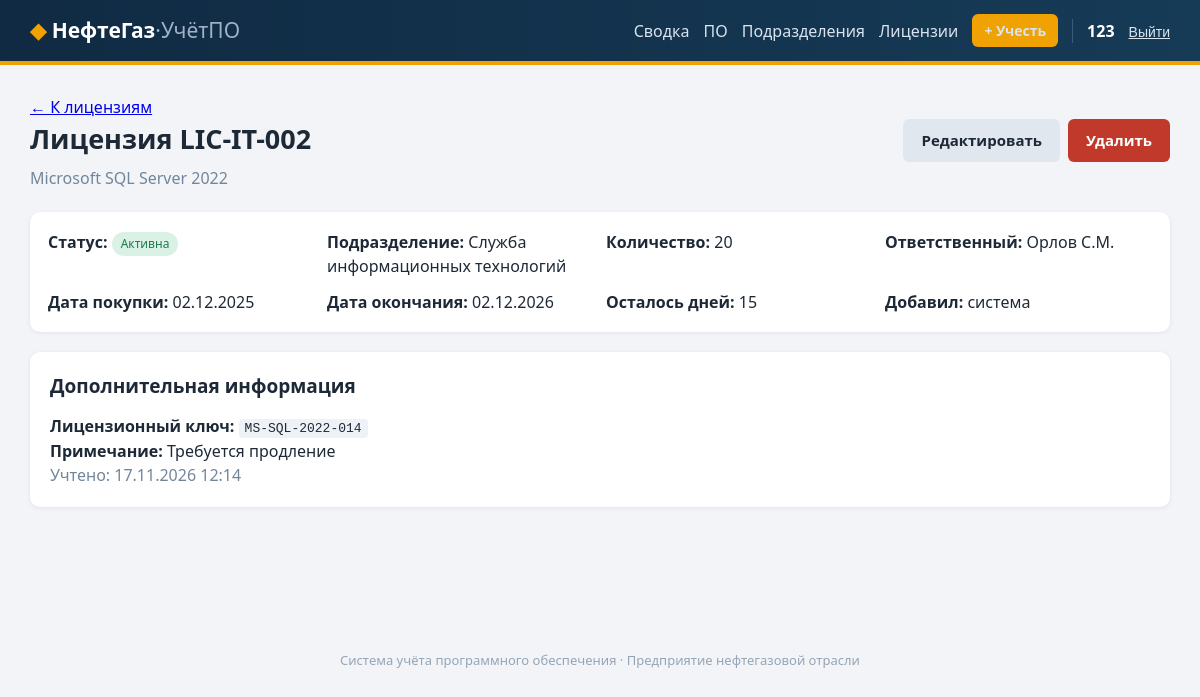
Screenshot of /licenses/13/ (signed in) with the database file from the repository.
### accounting/models.py (models this page shows, shortened)
class License(models.Model):
    STATUS_CHOICES = [
        ("active", "Активна"),
        ("expiring", "Истекает"),
        ("revoked", "Аннулирована"),
        ("reserve", "Резерв"),
    ]
    software = models.ForeignKey(
        Software,
        on_delete=models.CASCADE,
        related_name="licenses",
        verbose_name="Программное обеспечение",
    )
    department = models.ForeignKey(
        Department,
        on_delete=models.CASCADE,
        related_name="licenses",
        verbose_name="Подразделение",
    )
    inventory_number = models.CharField(
        max_length=50, unique=True, verbose_name="Инвентарный номер"
    )
    license_key = models.CharField(max_length=200, blank=True, verbose_name="Лицензионный ключ")
    quantity = models.PositiveIntegerField(default=1, verbose_name="Количество")
    purchase_date = models.DateField(verbose_name="Дата покупки")
    expiry_date = models.DateField(null=True, blank=True, verbose_name="Дата окончания")
    responsible = models.CharField(max_length=150, verbose_name="Ответственный")
    status = models.CharField(
        max_length=20, choices=STATUS_CHOICES, default="active", verbose_name="Статус"
    )
    notes = models.TextField(blank=True, verbose_name="Примечание")
    created_at = models.DateTimeField(auto_now_add=True, verbose_name="Учтено")
    created_by = models.ForeignKey(
        User,
        on_delete=models.SET_NULL,
        null=True,
        blank=True,
        verbose_name="Добавил",
    )
    class Meta:
        verbose_name = "Лицензия"
        verbose_name_plural = "Лицензии"
        ordering = ["-created_at"]
    @property
    def days_left(self):
        if not self.expiry_date:
            return None
        return (self.expiry_date - date.today()).days

class Software(models.Model):
    CATEGORY_CHOICES = [
        ("geology", "Геология и разведка"),
        ("drilling", "Бурение"),
        ("production", "Добыча нефти и газа"),
        ("refining", "Переработка и нефтехимия"),
        ("transport", "Транспорт и логистика"),
        ("scada", "SCADA / АСУ ТП"),
        ("erp", "ERP и финансы"),
        ("security", "Информационная безопасность"),
        ("it", "ИТ-инфраструктура"),
        ("cad", "САПР и проектирование"),
    ]
    name = models.CharField(max_length=200, verbose_name="Наименование")
    vendor = models.CharField(max_length=150, verbose_name="Разработчик / вендор")
    version = models.CharField(max_length=50, verbose_name="Версия")
    category = models.CharField(
        max_length=20, choices=CATEGORY_CHOICES, verbose_name="Категория"
    )
    is_critical = models.BooleanField(default=False, verbose_name="Критичное ПО")
    description = models.TextField(blank=True, verbose_name="Описание")
    class Meta:
        verbose_name = "Программное обеспечение"
        verbose_name_plural = "Программное обеспечение"
        ordering = ["name"]

class Department(models.Model):
    name = models.CharField(max_length=150, verbose_name="Название подразделения")
    code = models.CharField(max_length=20, unique=True, verbose_name="Код")
    description = models.TextField(blank=True, verbose_name="Описание")
    class Meta:
        verbose_name = "Подразделение"
        verbose_name_plural = "Подразделения"
        ordering = ["name"]

### accounting/views.py (the view)
# urls.py: path("licenses/<int:pk>/", views.license_detail, name="license_detail"),
@login_required
def license_detail(request, pk):
    license = get_object_or_404(License, pk=pk)
    return render(request, "accounting/license_detail.html", {"license": license})

### accounting/templates/accounting/license_detail.html (shortened to what this page needs)
{% extends "base.html" %}
{% block content %}
    <p><a href="{% url 'accounting:license_list' %}">← К лицензиям</a></p>
    <div class="page-head">
        <div>
            <h1>Лицензия {{ license.inventory_number }}</h1>
            <p class="muted">{{ license.software.name }} {{ license.software.version }}</p>
        </div>
        <div class="actions">
            <a href="{% url 'accounting:license_edit' license.pk %}" class="btn btn-secondary">Редактировать</a>
            <a href="{% url 'accounting:license_delete' license.pk %}" class="btn btn-danger">Удалить</a>
        </div>
    </div>
    <div class="detail-grid">
        <div><strong>Статус:</strong> <span class="badge badge-{{ license.status }}">{{ license.get_status_display }}</span></div>
        <div><strong>Подразделение:</strong> {{ license.department.name }}</div>
        <div><strong>Количество:</strong> {{ license.quantity }}</div>
        <div><strong>Ответственный:</strong> {{ license.responsible }}</div>
        <div><strong>Дата покупки:</strong> {{ license.purchase_date|date:"d.m.Y" }}</div>
        <div><strong>Дата окончания:</strong> {{ license.expiry_date|date:"d.m.Y"|default:"бессрочно" }}</div>
        {% if license.expiry_date %}
            <div><strong>Осталось дней:</strong> {{ license.days_left }}</div>
        {% endif %}
        <div><strong>Добавил:</strong> {{ license.created_by.username|default:"система" }}</div>
    </div>
    <section class="panel">
        <h2>Дополнительная информация</h2>
        <p><strong>Лицензионный ключ:</strong> <code>{{ license.license_key|default:"—" }}</code></p>
        <p><strong>Примечание:</strong> {{ license.notes|default:"—"|linebreaksbr }}</p>
        <p class="muted">Учтено: {{ license.created_at|date:"d.m.Y H:i" }}</p>
    </section>
{% endblock %}

### accounting/templates/base.html (shortened to what this page needs)
{% load static %}
<!DOCTYPE html>
<html lang="ru">
<head>
    <link rel="stylesheet" href="{% static 'style.css' %}">
</head>
<body>
    <header class="site-header">
        <div class="container header-inner">
            <a href="{% url 'accounting:dashboard' %}" class="brand">
                <span class="brand-mark">◆</span> НефтеГаз<span class="brand-light">·УчётПО</span>
            </a>
            <nav class="nav">
                {% if user.is_authenticated %}
                    <a href="{% url 'accounting:dashboard' %}">Сводка</a>
                    <a href="{% url 'accounting:software_list' %}">ПО</a>
                    <a href="{% url 'accounting:department_list' %}">Подразделения</a>
                    <a href="{% url 'accounting:license_list' %}">Лицензии</a>
                    <a href="{% url 'accounting:license_create' %}" class="btn btn-small">+ Учесть</a>
                    <span class="user-name">{{ user.username }}</span>
                    <form action="{% url 'logout' %}" method="post" class="inline-form">
                        <button type="submit" class="btn-link">Выйти</button>
                    </form>
                {% else %}
                    <a href="{% url 'login' %}">Войти</a>
                    <a href="{% url 'accounting:register' %}" class="btn btn-small">Регистрация</a>
                {% endif %}
            </nav>
        </div>
    </header>
    <main class="container">
        {% block content %}{% endblock %}
    </main>
    <footer class="site-footer container">
        <p>Система учёта программного обеспечения · Предприятие нефтегазовой отрасли</p>
    </footer>
</body>
</html>

### static/style.css (style rules this page uses)
* { box-sizing: border-box; margin: 0; padding: 0; }
body { font-family: "Segoe UI", Arial, sans-serif; background: #f2f4f7; color: #1e2937; line-height: 1.5; }
.container { max-width: 1180px; margin: 0 auto; padding: 0 20px; }
.site-header { background: linear-gradient(90deg, #102a43 0%, #163b57 100%); border-bottom: 4px solid #f0a202; color: #fff; padding: 14px 0; margin-bottom: 30px; }
.header-inner { display: flex; align-items: center; justify-content: space-between; gap: 16px; flex-wrap: wrap; }
.brand { color: #fff; text-decoration: none; font-size: 21px; font-weight: 700; white-space: nowrap; }
.brand-mark { color: #f0a202; }
.brand-light { color: #9fb3c8; font-weight: 400; }
.nav { display: flex; align-items: center; gap: 14px; flex-wrap: wrap; }
.nav a { color: #d9e4ef; text-decoration: none; }
.user-name { font-weight: 600; color: #fff; border-left: 1px solid #3c5b76; padding-left: 14px; }
.inline-form { display: inline; }
.btn-link { background: none; border: none; color: #d9e4ef; cursor: pointer; font-size: 14px; text-decoration: underline; }
main { min-height: 65vh; }
h1 { font-size: 27px; margin-bottom: 6px; }
h2 { font-size: 19px; margin-bottom: 14px; }
.muted { color: #72869b; }
.page-head, .hero { display: flex; align-items: flex-start; justify-content: space-between; gap: 16px; margin-bottom: 22px; flex-wrap: wrap; }
.btn { display: inline-block; background: #f0a202; color: #1e2937; text-decoration: none; padding: 10px 18px; border: none; border-radius: 6px; cursor: pointer; font-size: 15px; font-weight: 600; }
.btn-small { padding: 6px 12px; font-size: 14px; }
.btn-secondary { background: #e1e7ee; color: #1e2937; }
.btn-danger { background: #c0392b; color: #fff; }
.panel { background: #fff; padding: 20px; border-radius: 10px; box-shadow: 0 1px 4px rgba(16,42,67,.08); }
.badge { display: inline-block; padding: 3px 9px; border-radius: 12px; font-size: 12px; background: #e1e7ee; white-space: nowrap; }
.badge-active { background: #d9f2e5; color: #1f7a4d; }
.actions { display: flex; gap: 8px; }
.detail-grid { display: grid; grid-template-columns: repeat(auto-fit, minmax(220px, 1fr)); gap: 12px; background: #fff; padding: 18px; border-radius: 10px; box-shadow: 0 1px 4px rgba(16,42,67,.08); margin-bottom: 20px; }
code { background: #eef2f6; padding: 2px 6px; border-radius: 4px; }
.site-footer { color: #95a5b6; font-size: 13px; text-align: center; padding: 36px 0 20px; }

### rows the page displays
License: inventory_number "LIC-IT-002", software.name "Microsoft SQL Server", software.version "2022", status "Активна", department.name "Служба информационных технологий", quantity "20", responsible "Орлов С.М.", purchase_date "02.12.2025", expiry_date "02.12.2026", days_left "15", created_by.username "система", license_key "MS-SQL-2022-014", notes "Требуется продление", created_at "17.11.2026 12:14"

### other values shown
{{ user.username }} "123"
